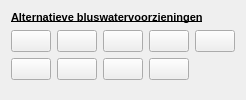
            <widget class="QWidget" name="bluswater">
             <attribute name="title">
              <string>Bluswater</string>
             </attribute>
             <layout class="QGridLayout" name="gridLayout_6">
              <item row="0" column="0" colspan="5">
               <widget class="QLabel" name="label_5">
                <property name="sizePolicy">
                 <sizepolicy hsizetype="Preferred" vsizetype="Fixed">
                  <horstretch>0</horstretch>
                  <verstretch>0</verstretch>
                 </sizepolicy>
                </property>
                <property name="font">
                 <font>
                  <family>Arial</family>
                  <pointsize>8</pointsize>
                  <weight>75</weight>
                  <bold>true</bold>
                  <underline>true</underline>
                  <strikeout>false</strikeout>
                 </font>
                </property>
                <property name="text">
                 <string>Alternatieve bluswatervoorzieningen</string>
                </property>
               </widget>
              </item>
              <item row="1" column="0">
               <widget class="QPushButton" name="geboorde_put">
                <property name="enabled">
                 <bool>true</bool>
                </property>
                <property name="sizePolicy">
                 <sizepolicy hsizetype="Minimum" vsizetype="Fixed">
                  <horstretch>0</horstretch>
                  <verstretch>0</verstretch>
                 </sizepolicy>
                </property>
                <property name="maximumSize">
                 <size>
                  <width>100</width>
                  <height>16777215</height>
                 </size>
                </property>
                <property name="text">
                 <string/>
                </property>
                <property name="icon">
                 <iconset>
                  <normaloff>:/plugins/oiv/config_files/png/geboorde_put.png</normaloff>:/plugins/oiv/config_files/png/geboorde_put.png</iconset>
                </property>
                <property name="iconSize">
                 <size>
                  <width>28</width>
                  <height>28</height>
                 </size>
                </property>
                <property name="checkable">
                 <bool>false</bool>
                </property>
                <property name="autoDefault">
                 <bool>false</bool>
                </property>
                <property name="default">
                 <bool>false</bool>
                </property>
                <property name="flat">
                 <bool>false</bool>
                </property>
               </widget>
              </item>
              <item row="1" column="2">
               <widget class="QPushButton" name="openwater_winput">
                <property name="enabled">
                 <bool>true</bool>
                </property>
                <property name="sizePolicy">
                 <sizepolicy hsizetype="Minimum" vsizetype="Fixed">
                  <horstretch>0</horstretch>
                  <verstretch>0</verstretch>
                 </sizepolicy>
                </property>
                <property name="maximumSize">
                 <size>
                  <width>100</width>
                  <height>16777215</height>
                 </size>
                </property>
                <property name="text">
                 <string/>
                </property>
                <property name="icon">
                 <iconset>
                  <normaloff>:/plugins/oiv/config_files/png/openwater_winput.png</normaloff>:/plugins/oiv/config_files/png/openwater_winput.png</iconset>
                </property>
                <property name="iconSize">
                 <size>
                  <width>28</width>
                  <height>28</height>
                 </size>
                </property>
                <property name="checkable">
                 <bool>false</bool>
                </property>
                <property name="autoDefault">
                 <bool>false</bool>
                </property>
                <property name="default">
                 <bool>false</bool>
                </property>
                <property name="flat">
                 <bool>false</bool>
                </property>
               </widget>
              </item>
              <item row="2" column="0">
               <widget class="QPushButton" name="open_water">
                <property name="enabled">
                 <bool>true</bool>
                </property>
                <property name="sizePolicy">
                 <sizepolicy hsizetype="Minimum" vsizetype="Fixed">
                  <horstretch>0</horstretch>
                  <verstretch>0</verstretch>
                 </sizepolicy>
                </property>
                <property name="maximumSize">
                 <size>
                  <width>100</width>
                  <height>16777215</height>
                 </size>
                </property>
                <property name="text">
                 <string/>
                </property>
                <property name="icon">
                 <iconset>
                  <normaloff>:/plugins/oiv/config_files/png/open_water.png</normaloff>:/plugins/oiv/config_files/png/open_water.png</iconset>
                </property>
                <property name="iconSize">
                 <size>
                  <width>28</width>
                  <height>28</height>
                 </size>
                </property>
                <property name="checkable">
                 <bool>false</bool>
                </property>
                <property name="autoDefault">
                 <bool>false</bool>
                </property>
                <property name="default">
                 <bool>false</bool>
                </property>
                <property name="flat">
                 <bool>false</bool>
                </property>
               </widget>
              </item>
              <item row="1" column="1">
               <widget class="QPushButton" name="geboorde_put_voordruk">
                <property name="enabled">
                 <bool>true</bool>
                </property>
                <property name="sizePolicy">
                 <sizepolicy hsizetype="Minimum" vsizetype="Fixed">
                  <horstretch>0</horstretch>
                  <verstretch>0</verstretch>
                 </sizepolicy>
                </property>
                <property name="maximumSize">
                 <size>
                  <width>100</width>
                  <height>16777215</height>
                 </size>
                </property>
                <property name="text">
                 <string/>
                </property>
                <property name="icon">
                 <iconset>
                  <normaloff>:/plugins/oiv/config_files/png/geboorde_put_voordruk.png</normaloff>:/plugins/oiv/config_files/png/geboorde_put_voordruk.png</iconset>
                </property>
                <property name="iconSize">
                 <size>
                  <width>28</width>
                  <height>28</height>
                 </size>
                </property>
                <property name="checkable">
                 <bool>false</bool>
                </property>
                <property name="autoDefault">
                 <bool>false</bool>
                </property>
                <property name="default">
                 <bool>false</bool>
                </property>
                <property name="flat">
                 <bool>false</bool>
                </property>
               </widget>
              </item>
              <item row="2" column="1">
               <widget class="QPushButton" name="open_water_xxx_zijde">
                <property name="enabled">
                 <bool>true</bool>
                </property>
                <property name="sizePolicy">
                 <sizepolicy hsizetype="Minimum" vsizetype="Fixed">
                  <horstretch>0</horstretch>
                  <verstretch>0</verstretch>
                 </sizepolicy>
                </property>
                <property name="maximumSize">
                 <size>
                  <width>100</width>
                  <height>16777215</height>
                 </size>
                </property>
                <property name="text">
                 <string/>
                </property>
                <property name="icon">
                 <iconset>
                  <normaloff>:/plugins/oiv/config_files/png/open_water_xxx_zijde.png</normaloff>:/plugins/oiv/config_files/png/open_water_xxx_zijde.png</iconset>
                </property>
                <property name="iconSize">
                 <size>
                  <width>28</width>
                  <height>28</height>
                 </size>
                </property>
                <property name="checkable">
                 <bool>false</bool>
                </property>
                <property name="autoDefault">
                 <bool>false</bool>
                </property>
                <property name="default">
                 <bool>false</bool>
                </property>
                <property name="flat">
                 <bool>false</bool>
                </property>
               </widget>
              </item>
              <item row="1" column="3">
               <widget class="QPushButton" name="particuliere_brandkraan">
                <property name="enabled">
                 <bool>true</bool>
                </property>
                <property name="sizePolicy">
                 <sizepolicy hsizetype="Minimum" vsizetype="Fixed">
                  <horstretch>0</horstretch>
                  <verstretch>0</verstretch>
                 </sizepolicy>
                </property>
                <property name="maximumSize">
                 <size>
                  <width>100</width>
                  <height>16777215</height>
                 </size>
                </property>
                <property name="text">
                 <string/>
                </property>
                <property name="icon">
                 <iconset>
                  <normaloff>:/plugins/oiv/config_files/png/particuliere_brandkraan.png</normaloff>:/plugins/oiv/config_files/png/particuliere_brandkraan.png</iconset>
                </property>
                <property name="iconSize">
                 <size>
                  <width>28</width>
                  <height>28</height>
                 </size>
                </property>
                <property name="checkable">
                 <bool>false</bool>
                </property>
                <property name="autoDefault">
                 <bool>false</bool>
                </property>
                <property name="default">
                 <bool>false</bool>
                </property>
                <property name="flat">
                 <bool>false</bool>
                </property>
               </widget>
              </item>
              <item row="3" column="0">
               <spacer name="verticalSpacer_4">
                <property name="orientation">
                 <enum>Qt::Vertical</enum>
                </property>
                <property name="sizeHint" stdset="0">
                 <size>
                  <width>0</width>
                  <height>0</height>
                 </size>
                </property>
               </spacer>
              </item>
              <item row="1" column="4">
               <widget class="QPushButton" name="bluswater_riool">
                <property name="enabled">
                 <bool>true</bool>
                </property>
                <property name="sizePolicy">
                 <sizepolicy hsizetype="Minimum" vsizetype="Fixed">
                  <horstretch>0</horstretch>
                  <verstretch>0</verstretch>
                 </sizepolicy>
                </property>
                <property name="maximumSize">
                 <size>
                  <width>100</width>
                  <height>16777215</height>
                 </size>
                </property>
                <property name="text">
                 <string/>
                </property>
                <property name="icon">
                 <iconset>
                  <normaloff>:/plugins/oiv/config_files/png/bluswater_riool.png</normaloff>:/plugins/oiv/config_files/png/bluswater_riool.png</iconset>
                </property>
                <property name="iconSize">
                 <size>
                  <width>28</width>
                  <height>28</height>
                 </size>
                </property>
                <property name="checkable">
                 <bool>false</bool>
                </property>
                <property name="autoDefault">
                 <bool>false</bool>
                </property>
                <property name="default">
                 <bool>false</bool>
                </property>
                <property name="flat">
                 <bool>false</bool>
                </property>
               </widget>
              </item>
              <item row="2" column="2">
               <widget class="QPushButton" name="bluswater_defect">
                <property name="enabled">
                 <bool>true</bool>
                </property>
                <property name="sizePolicy">
                 <sizepolicy hsizetype="Minimum" vsizetype="Fixed">
                  <horstretch>0</horstretch>
                  <verstretch>0</verstretch>
                 </sizepolicy>
                </property>
                <property name="maximumSize">
                 <size>
                  <width>100</width>
                  <height>16777215</height>
                 </size>
                </property>
                <property name="text">
                 <string/>
                </property>
                <property name="icon">
                 <iconset>
                  <normaloff>:/plugins/oiv/config_files/png/bluswater_defect.png</normaloff>:/plugins/oiv/config_files/png/bluswater_defect.png</iconset>
                </property>
                <property name="iconSize">
                 <size>
                  <width>28</width>
                  <height>28</height>
                 </size>
                </property>
                <property name="checkable">
                 <bool>false</bool>
                </property>
                <property name="autoDefault">
                 <bool>false</bool>
                </property>
                <property name="default">
                 <bool>false</bool>
                </property>
                <property name="flat">
                 <bool>false</bool>
                </property>
               </widget>
              </item>
              <item row="2" column="3">
               <widget class="QPushButton" name="brandkraan_eigen_terrein">
                <property name="enabled">
                 <bool>true</bool>
                </property>
                <property name="sizePolicy">
                 <sizepolicy hsizetype="Minimum" vsizetype="Fixed">
                  <horstretch>0</horstretch>
                  <verstretch>0</verstretch>
                 </sizepolicy>
                </property>
                <property name="maximumSize">
                 <size>
                  <width>100</width>
                  <height>16777215</height>
                 </size>
                </property>
                <property name="text">
                 <string/>
                </property>
                <property name="icon">
                 <iconset>
                  <normaloff>:/plugins/oiv/config_files/png/brandkraan_eigen_terrein.png</normaloff>:/plugins/oiv/config_files/png/brandkraan_eigen_terrein.png</iconset>
                </property>
                <property name="iconSize">
                 <size>
                  <width>28</width>
                  <height>28</height>
                 </size>
                </property>
                <property name="checkable">
                 <bool>false</bool>
                </property>
                <property name="autoDefault">
                 <bool>false</bool>
                </property>
                <property name="default">
                 <bool>false</bool>
                </property>
                <property name="flat">
                 <bool>false</bool>
                </property>
               </widget>
              </item>
             </layout>
            </widget>
